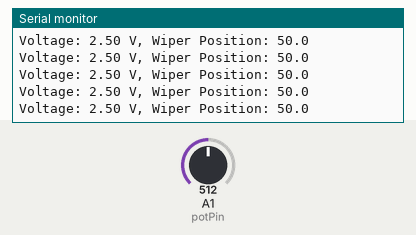
This sketch was run on a simulated Arduino Uno, built with avr-gcc and run on an emulated ATmega328P. Shown: the last lines printed to the serial monitor. Inputs (shaded band) come from the test bench; at power-on: A1 (potPin) = 512.

Above: at 4.2 s.
4.3 s: A1 (potPin) set to 1004
At 4.35 s:
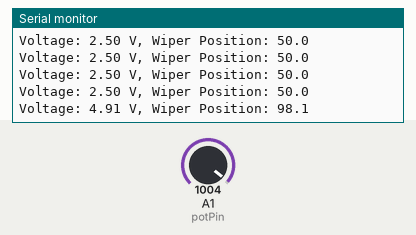
7.3 s: A1 (potPin) set to 1023
At 7.38 s:
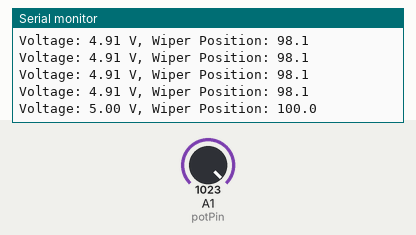
Timing chart, 0 to 9.8 s (numbered marks = the images above; inputs shaded):
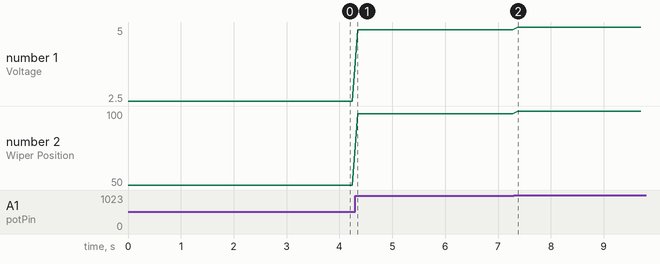

Measured:
- after the input at 4.3 s, the serial monitor: prints a new line at once (image 1)
- after the input at 7.3 s, the serial monitor: prints a new line after 0.08 s (image 2)
- plotted number 1: 2.5 → 4.91 after the input at 4.3 s, 4.91 → 5 after the input at 7.3 s
- plotted number 2: 50 → 98.1 after the input at 4.3 s, 98.1 → 100 after the input at 7.3 s

The sketch:

linearpotent.ino
```cpp
// Define the analog input pin
const int potPin = A1;

// Variables to store voltage and wiper position
float voltage;
float wiperPosition;

void setup() {
  // Initialize serial communication
  Serial.begin(9600);

  // Set the analog reference to the default 5V
  analogReference(DEFAULT);
}

void loop() {
  // Read the analog value
  int sensorValue = analogRead(potPin);

  // Convert the analog reading (0 - 1023) to voltage (0 - 5V)
  voltage = sensorValue * (5.0 / 1023.0);

  // Calculate wiper position as a percentage
  wiperPosition = 100 * (voltage / 5.0);

  // Print the results
  Serial.print("Voltage: ");
  Serial.print(voltage, 2);  // Display voltage with 2 decimal places
  Serial.print(" V, Wiper Position: ");
  Serial.print(wiperPosition, 1);  // Display position with 1 decimal place
  Serial.println("");

  // Short delay before next reading
  delay(100);
}
```
